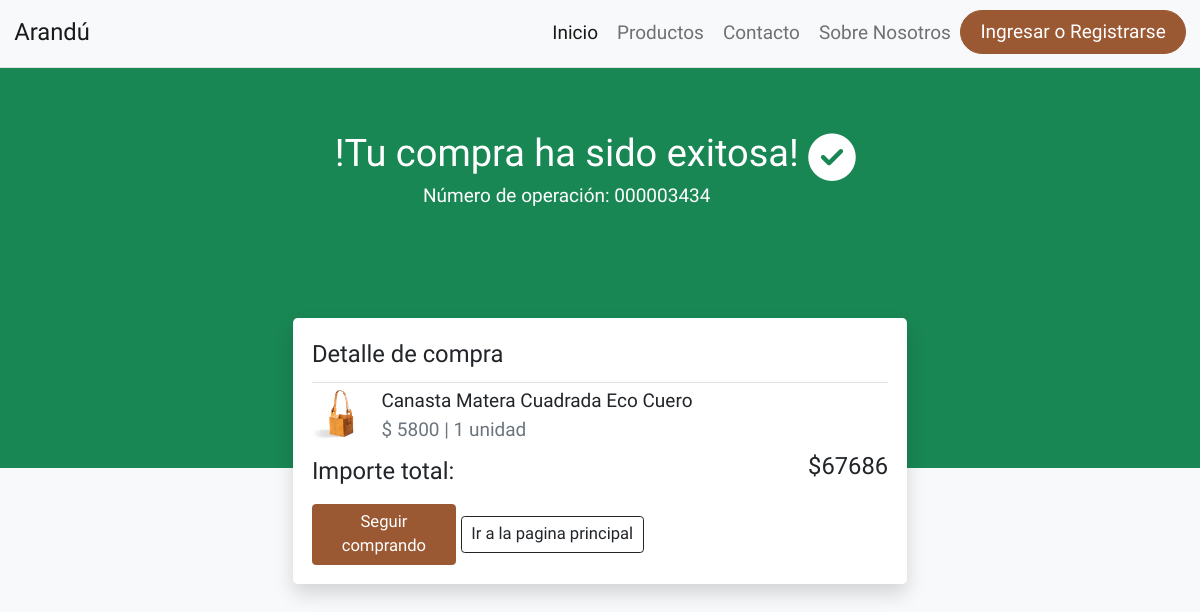
Screenshot of /index.php/venta_controller/guardar_venta with the database file from the repository.
### tables this page shows
CREATE TABLE `detalle_venta` (
  `idVentaDet` int(11) NOT NULL,
  `idProducto` int(11) NOT NULL,
  `detalle_cantidad` int(11) NOT NULL,
  `detalle_precio` int(11) NOT NULL
);

CREATE TABLE `producto` (
  `idProducto` int(11) NOT NULL,
  `nombre` varchar(70) NOT NULL,
  `descripcion` varchar(100) NOT NULL,
  `precio` decimal(10,2) NOT NULL,
  `img_producto` text NOT NULL,
  `estado` int(1) NOT NULL,
  `idCategoria` int(11) NOT NULL,
  `stock` int(11) NOT NULL
);

### application/controllers/venta_controller.php (called while the page is built, shortened)
<?php
class Venta_controller extends CI_Controller
{
    public function __construct()
    {
        $this->load->model('ventas_model');
        $this->load->model('producto_model');
    }
    public function guardar_venta()
    {
        $encabezado_venta = array(
            'idCliente' => $this->session->userdata('idUsuario'),
            'venta_fecha' => date('Y-m-d')
        );
        $this->ventas_model->guardar_venta($encabezado_venta);
        $venta_id = $this->db->insert_id();
        $this->ver_detalle_venta($venta_id);
    }
    public function ver_detalle_venta($id){
        $data['detalle_ventas'] = $this->ventas_model->select_detalle_ventas($id);
        $data['id'] = $id;
		$this->load->view('plantillas/header',array('title'=>"Compra finalizada"));
		$this->load->view('plantillas/navbar');
		$this->load->view('venta', $data);
    }
}

### index.php (called while the page is built, shortened)
<?php
require_once BASEPATH.'core/CodeIgniter.php';

### application/models/ventas_model.php (called while the page is built, shortened)
<?php
class Ventas_model extends CI_Model
{
    public function guardar_venta($data){
        $this->db->insert('venta',$data);
    }
    public function select_detalle_ventas($id){
        $this->db->select('*');
        $this->db->from('detalle_venta');
        $this->db->where('idVentaDet',$id);
        $this->db->join('venta','venta.idVenta = detalle_venta.idVentaDet');
        $this->db->join('producto','producto.idProducto = detalle_venta.idProducto');
        $query = $this->db->get();
        return $query->result();
    }
}

### application/views/venta.php (the view, shortened to what this page needs)
<div class="row vh-100 justify-content-center bg-light">
    <div class="col-xs-12 bg-success text-white h-50 d-flex justify-content-center">
        <div class="content-text">
            <p class="text-center mb-0 fs-2 mt-5">!Tu compra ha sido exitosa!</p>
            <p class="font-sec text-center mt-0 fs-6 ">Número de operación: 000003434</p>
        </div>
        <i class="fa fa-check-circle fs-1 mt-5 p-2" aria-hidden="true"></i>
    </div>
    <div class="col-xs-8 col-md-6 position-relative h-50 ">
        <div class="container content-detalle position-absolute  start-0 bg-white shadow p-3 bg-body rounded">
            <p class="border-bottom pb-2 mb-1 fs-5">Detalle de compra</p>
            <ul class="list-group">
            <?php
            foreach($detalle_ventas as $venta){ ?>
                <li class="text-dark mb-1 d-flex ">
                    <img src="<?php echo base_url()?>uploads/<?php echo $venta->img_producto?>"
                        class="img-fluid" alt="..." width="60px">
                    <div class="px-2 content-text">
                        <p class="mb-0 font-sec"><?php echo $venta->nombre?></p>
                        <p class="mb-0 font-sec text-muted fs-6 ">$ <?php echo $venta->detalle_precio * $venta->detalle_cantidad?> | <?php echo $venta->detalle_cantidad?> unidad</p>
                    </div>
                </li>
            <?php }?>
            </ul>
            <div class="precio-venta d-flex align-items-center justify-content-between">
                <p class="pb-2 mb-0 fs-5">Importe total:</p>
                <p class="font-sec fs-5">$67686</p>
            </div>
            <a class="btn btn-secondary btn-sm btn-brown w-25" href="<?php echo base_url('productos')?>" role="button">Seguir comprando </a>
            <a class="btn btn-outline-dark btn-sm " href="<?php echo base_url('principal')?>" role="button">Ir a la pagina principal</a>
        </div>
    </div>
</div>
</body>
</html>

### assets/css/principal.css (style rules this page uses)
:root { --primary-color: #5b1f00; --secondary-color: #9a5833; }
* { padding: 0; margin: 0; box-sizing: border-box; font-size: 19px; font-family: 'Oswald', sans-serif; }
.font-sec { font-family: 'Quicksand', sans-serif; }
.btn-brown { background-color: var(--secondary-color); border-color: var(--secondary-color); }
footer p, li { font-family: 'Quicksand', sans-serif; text-decoration: none; color: #fff; list-style: none; }

### assets/css/inicio.css (style rules this page uses)
.content-detalle { top: -150px; }

### rows the page displays
detalle_venta: idProducto.img_producto (picture), idProducto.nombre "Canasta Matera Cuadrada Eco Cuero", $venta->detalle_precio*$venta->detalle_cantidad "5800", detalle_cantidad "1"
